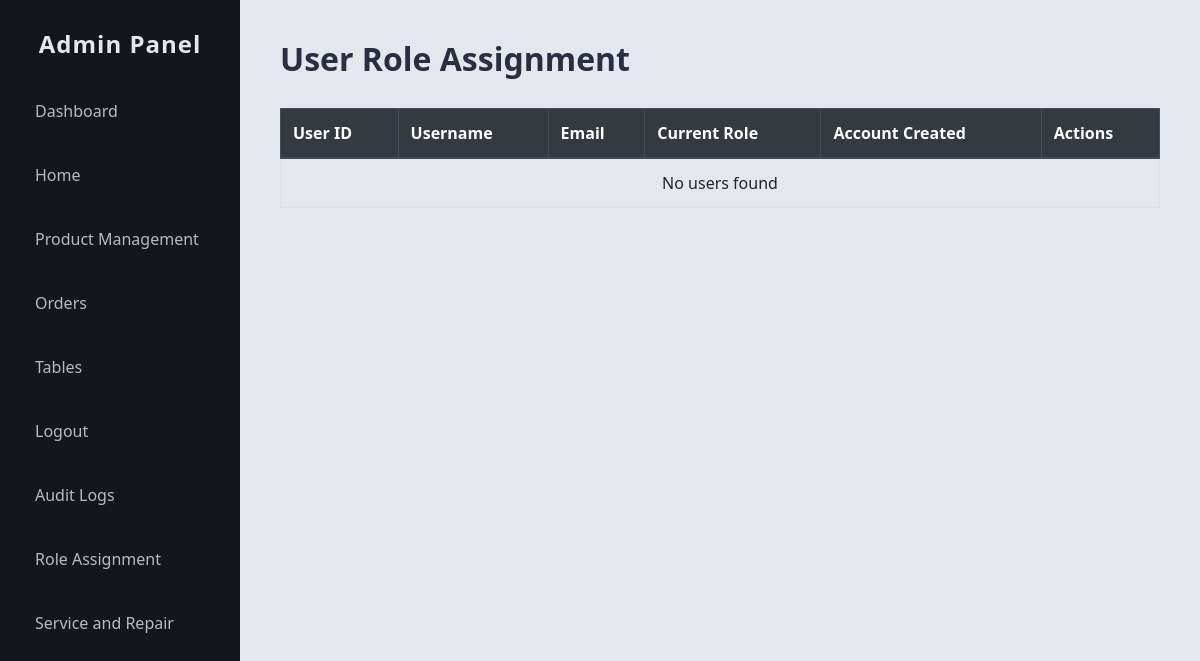
Before: /website/roleassignment.php with the older database file.
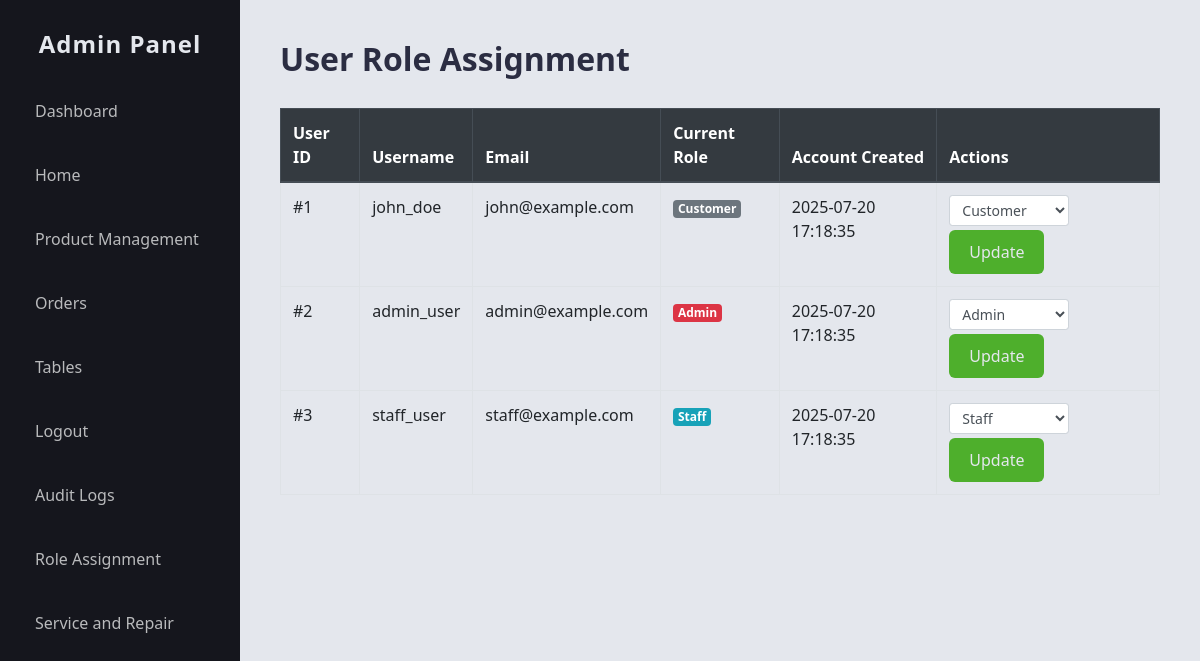
After: the same page with the newer database file.
### tables this page shows
CREATE TABLE `users` (
  `user_id` int NOT NULL AUTO_INCREMENT,
  `username` varchar(100) NOT NULL,
  `password_hash` text NOT NULL,
  `role` enum('admin','staff','customer') NOT NULL,
  `email` varchar(100) DEFAULT NULL,
  `created_at` datetime DEFAULT CURRENT_TIMESTAMP,
  PRIMARY KEY (`user_id`),
  UNIQUE KEY `username` (`username`)
);

### website/roleassignment.php (the view, shortened to what this page needs)
<?php
$servername = "localhost";
$username = "root";
$password = "";
$database = "online_store";
$conn = new mysqli($servername, $username, $password, $database);
$users = [];
$query = "SELECT user_id, username, email, role, created_at FROM users ORDER BY created_at DESC";
$result = $conn->query($query);
if ($result) {
    while ($row = $result->fetch_assoc()) {
        $users[] = $row;
    }
}
?>
<!DOCTYPE html>
<html lang="en">
<head>
  <link rel="stylesheet" href="https://stackpath.bootstrapcdn.com/bootstrap/4.5.2/css/bootstrap.min.css" />
  <link rel="stylesheet" href="https://cdnjs.cloudflare.com/ajax/libs/font-awesome/5.15.4/css/all.min.css" />
  <link rel="stylesheet" href="css/admindash.css" />
</head>
<body>
<div class="dashboard-container">
  <?php include 'adminsidebar.php'; ?>
  <div class="main-content">
    <h1>User Role Assignment</h1>
    <div class="table-responsive">
      <table class="table table-bordered table-hover">
        <thead class="thead-dark">
          <tr>
            <th>User ID</th>
            <th>Username</th>
            <th>Email</th>
            <th>Current Role</th>
            <th>Account Created</th>
            <th>Actions</th>
          </tr>
        </thead>
        <tbody>
          <?php if (empty($users)): ?>
            <tr>
              <td colspan="6" class="text-center">No users found</td>
            </tr>
          <?php else: ?>
            <?php foreach ($users as $user): ?>
              <tr>
                <td>#<?= htmlspecialchars($user['user_id']) ?></td>
                <td><?= htmlspecialchars($user['username']) ?></td>
                <td><?= htmlspecialchars($user['email'] ?? 'N/A') ?></td>
                <td>
                  <span class="badge
                    <?= $user['role'] == 'admin' ? 'badge-danger' :
                       ($user['role'] == 'staff' ? 'badge-info' : 'badge-secondary') ?>">
                    <?= htmlspecialchars(ucfirst($user['role'])) ?>
                  </span>
                </td>
                <td><?= htmlspecialchars($user['created_at']) ?></td>
                <td>
                  <form method="POST" class="role-form">
                    <select name="new_role" class="form-control form-control-sm role-select">
                      <option value="admin" <?= $user['role'] == 'admin' ? 'selected' : '' ?>>Admin</option>
                      <option value="staff" <?= $user['role'] == 'staff' ? 'selected' : '' ?>>Staff</option>
                      <option value="customer" <?= $user['role'] == 'customer' ? 'selected' : '' ?>>Customer</option>
                    </select>
                    <button type="submit" name="update_role" class="btn btn-sm btn-primary mt-1">Update</button>
                  </form>
                </td>
              </tr>
            <?php endforeach; ?>
          <?php endif; ?>
        </tbody>
      </table>
    </div>
  </div>
</div>
</body>
</html>

Changed rows visible on the page:
added users: user_id "1", username "john_doe", email "john@example.com", role "Customer", created_at "2025-07-20 17:18:35", new_role "Customer"
added users: user_id "2", username "admin_user", email "admin@example.com", role "Admin", created_at "2025-07-20 17:18:35", new_role "Admin"
added users: user_id "3", username "staff_user", email "staff@example.com", role "Staff", created_at "2025-07-20 17:18:35", new_role "Staff"
Other visible differences:
text no longer shown: "No users found"
